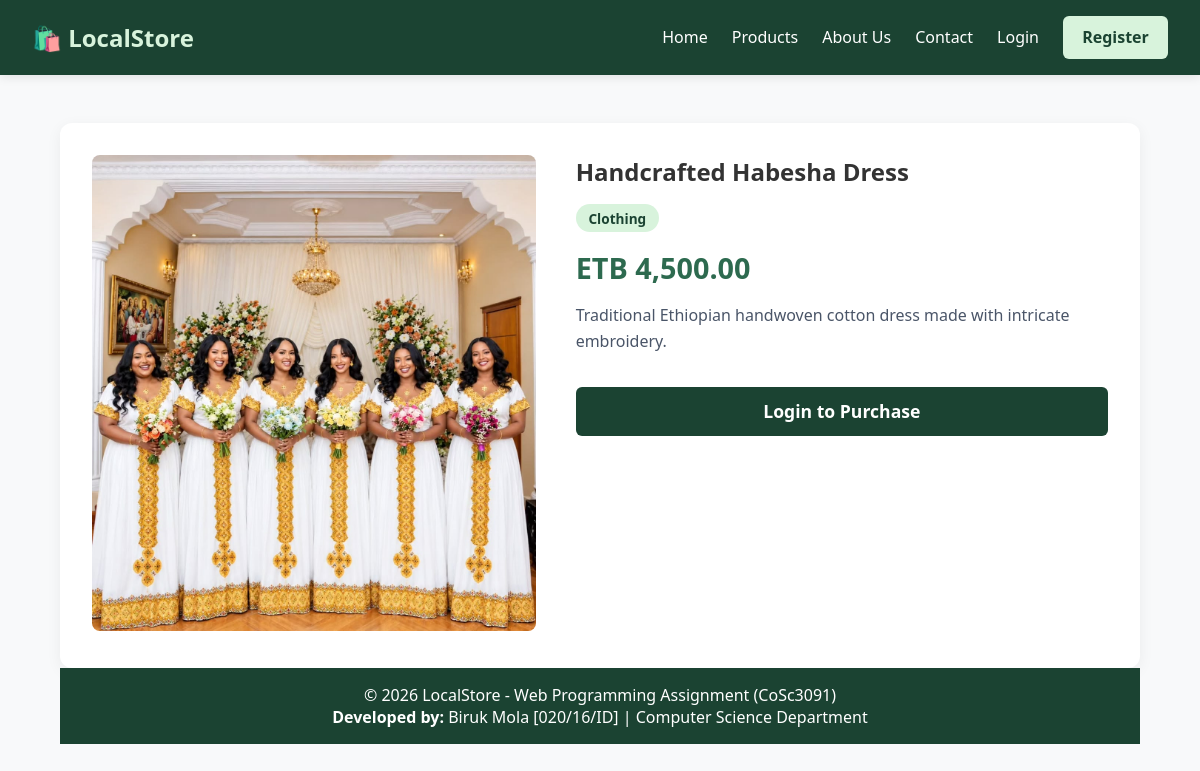
Screenshot of /product_details.php?id=1 with the database file from the repository.
### tables this page shows
CREATE TABLE `products` (
  `id` int(11) NOT NULL,
  `title` varchar(150) NOT NULL,
  `description` text NOT NULL,
  `price` decimal(10,2) NOT NULL,
  `category` varchar(50) NOT NULL,
  `image_url` varchar(255) DEFAULT 'default_product.jpg',
  `created_at` timestamp NOT NULL DEFAULT current_timestamp()
);

### product_details.php (the view, shortened to what this page needs)
<?php
require_once 'db.php';
require_once 'header.php';
$product_id = isset($_GET['id']) ? (int)$_GET['id'] : 0;
$product = null;
if ($product_id > 0) {
    try {
        $stmt = $pdo->prepare("SELECT * FROM products WHERE id = :id");
        $stmt->execute(['id' => $product_id]);
        $product = $stmt->fetch();
    } catch (PDOException $e) {
        $product = null;
    }
}
?>
<?php if ($product): ?>
    <div class="product-details-container">
        <div class="product-details-img">
            <img src="images/<?= htmlspecialchars($product['image_url']); ?>" alt="<?= htmlspecialchars($product['title']); ?>">
        </div>
        <div class="product-details-info">
            <h2><?= htmlspecialchars($product['title']); ?></h2>
            <p class="category-badge"><?= htmlspecialchars($product['category']); ?></p>
            <p class="price-tag">ETB <?= number_format($product['price'], 2); ?></p>
            <p class="full-description"><?= htmlspecialchars($product['description']); ?></p>
            <form method="POST" class="order-form">
                <?php if (isset($_SESSION['user_id'])): ?>
                    <button type="submit" class="btn-primary btn-large">Place Order Now</button>
                <?php else: ?>
                    <a href="login.php" class="btn-secondary btn-large">Login to Purchase</a>
                <?php endif; ?>
            </form>
        </div>
    </div>
<?php endif; ?>
<?php require_once 'footer.php'; ?>

### css/style.css (style rules this page uses)
* { box-sizing: border-box; margin: 0; padding: 0; font-family: 'Segoe UI', Tahoma, Geneva, Verdana, sans-serif; }
body { background-color: #f8f9fa; color: #333; display: flex; flex-direction: column; min-height: 100vh; }
.btn-primary, .btn-secondary, .btn-register, .btn-logout { display: inline-block; padding: 0.65rem 1.2rem; border-radius: 6px; text-decoration: none; text-align: center; cursor: pointer; font-weight: 600; transition: background-color 0.2s ease; }
.btn-secondary { background-color: #1b4332; color: white; border: none; }
.product-details-container { display: flex; gap: 2.5rem; background: white; padding: 2rem; border-radius: 12px; box-shadow: 0 4px 15px rgba(0,0,0,0.06); margin-top: 1rem; flex-wrap: wrap; }
.product-details-img { flex: 1; min-width: 300px; }
.product-details-img img { width: 100%; max-width: 450px; height: auto; object-fit: contain; border-radius: 8px; }
.product-details-info { flex: 1.2; display: flex; flex-direction: column; gap: 1rem; }
.category-badge { display: inline-block; background-color: #d8f3dc; color: #1b4332; padding: 0.3rem 0.8rem; border-radius: 15px; font-size: 0.85rem; font-weight: bold; width: fit-content; }
.price-tag { font-size: 1.8rem; font-weight: bold; color: #2d6a4f; }
.full-description { line-height: 1.6; color: #4a5568; }
.btn-large { width: 100%; padding: 0.8rem; font-size: 1.1rem; margin-top: 1rem; }

### rows the page displays
products: image_url (picture), title "Handcrafted Habesha Dress", category "Clothing", price "4,500.00", description "Traditional Ethiopian handwoven cotton dress made with intricate embroidery."
